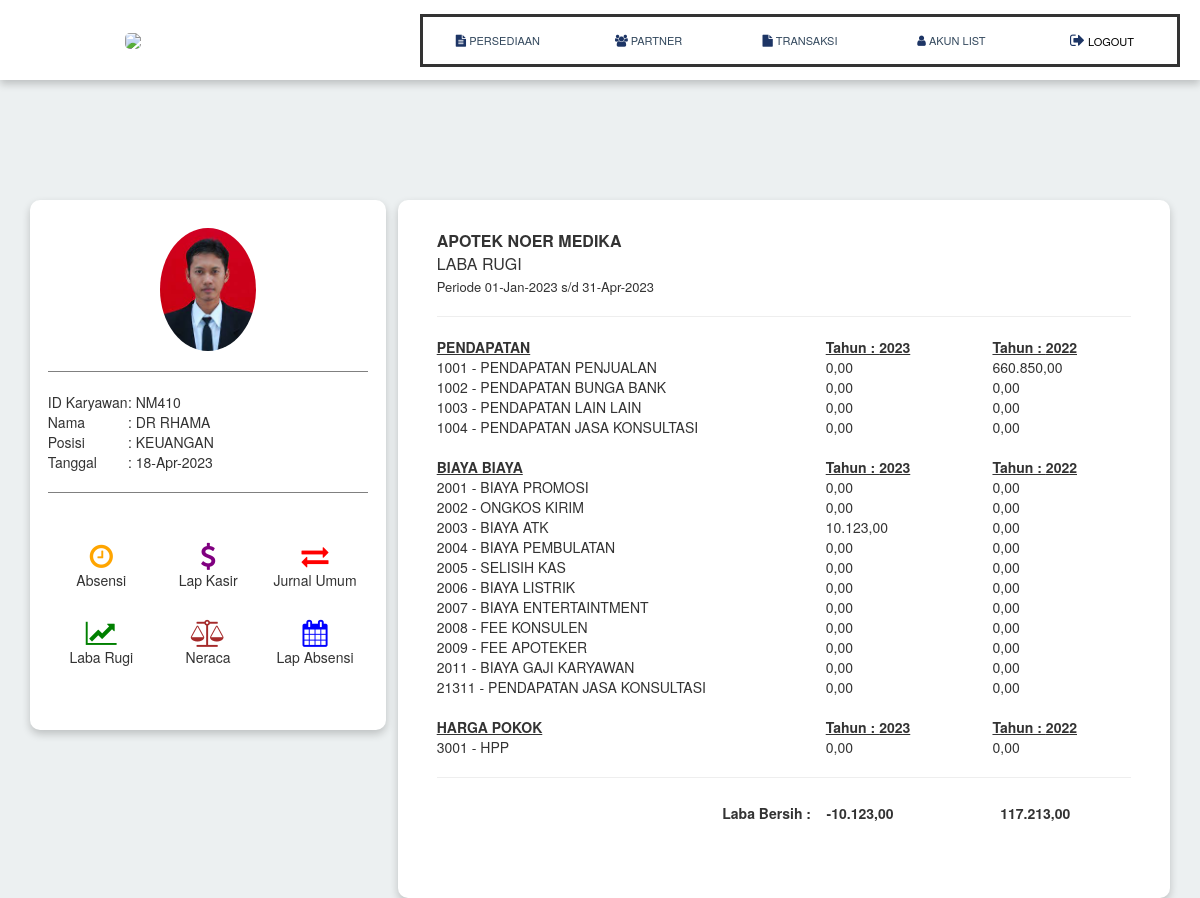
/account/labarugi.php (signed in), run on the app's committed database.
### tables this page shows
CREATE TABLE `db_user` (
  `no` int(10) NOT NULL,
  `id_user` varchar(100) NOT NULL,
  `nama` varchar(100) NOT NULL,
  `alamat` varchar(100) NOT NULL,
  `hp` varchar(15) NOT NULL,
  `email` varchar(100) NOT NULL,
  `jabatan` varchar(25) NOT NULL,
  `username` varchar(10) NOT NULL,
  `password` varchar(6) NOT NULL,
  `jenis_kelamin` varchar(25) NOT NULL,
  `foto` varchar(100) NOT NULL,
  `fee` varchar(5) NOT NULL,
  `activation_status` int(1) NOT NULL DEFAULT 1
);

CREATE TABLE `list_akun` (
  `no` int(100) NOT NULL,
  `id` varchar(6) DEFAULT NULL,
  `name` varchar(100) DEFAULT NULL,
  `kategori` varchar(30) DEFAULT NULL,
  `jenis_akun` varchar(100) NOT NULL
);

### account/akses.php (called while the page is built, shortened)
<?php
include dirname(__DIR__)."/configuration/koneksi.php";
$result  = mysqli_query($koneksi, "SELECT * FROM db_user where username like '$_SESSION[guest]'");
$akses     = mysqli_fetch_assoc($result);
?>

### account/labarugi.php (the view, shortened to what this page needs)
<?php
require_once "akses.php";
include "mainhead.php";
$thnnow  = date("Y");
$thnnow2 = date("Y");
$thnlalu = $thnnow - 1;
$blnnow = date("M");
$tglnow = date("d-M-Y");
?>
<div style="height:100px;"></div>
<table width="95%" align="center">
<?php include "dash-left-keuangan.php"; ?>
<td style="width:1%;"></td>
<td valign="top" style="width:65%;background:white;box-shadow:0 4px 8px 0 rgba(0, 0, 0, 0.2);border-radius:10px;">
<table width="90%" style="margin-top:30px;">
<td><font size="3"><b>APOTEK NOER MEDIKA</b></font></td></tr>
<td><font size="3">LABA RUGI</font></td></tr>
<td><font size="2">Periode 01-Jan-<?php echo "$thnnow"; ?> s/d 31-<?php echo "$blnnow"; ?>-<?php echo "$thnnow2"; ?></font></td></tr>
<td height="20"><hr></td></tr>
</table>
<table width="90%" style="margin-top:0px;padding:10px;">
    <td width="80%" valign="top" style="border:0px solid #d1d1d1;border-radius:5px;">
    <table width="100%">
    <td width="70%"><u><b>PENDAPATAN</b></u></td> <td><u><b>Tahun : <?php echo "$thnnow"; ?></b></u></td></tr>
    <?php
    $qry=mysqli_query($koneksi, "SELECT * From list_akun where jenis_akun like 'AKTIVA' and kategori like 'PENDAPATAN' order by id asc");
    while ($record1=mysqli_fetch_array($qry)) {
    $sqlpengunjung="select sum(kredit) kunjung from mutasi where kategori like 'PENDAPATAN' and nama_akun like '$record1[name]' and year(tanggal) like '$thnnow'";
    $resultpengunjung = mysqli_query($koneksi, $sqlpengunjung);
    $pengunjung=mysqli_fetch_object($resultpengunjung);
    $totalpengunjunga1=$pengunjung->kunjung;
    $a1 = $totalpengunjunga1;
    $a1rp = number_format($a1,2,",",".");
    ?>
    <td><?php echo "$record1[id]"; ?> - <?php echo "$record1[name]"; ?></td>
    <td>
        <table width="100%">
            <td width="50%"><?php echo "$a1rp"; ?></td>
        </table>
    </td>
    <?php
    }
    ?>
<td height="20" colspan="2">&nbsp;</td></tr>
<td width="70%"><u><b>BIAYA BIAYA</b></u></td> <td><u><b>Tahun : <?php echo "$thnnow"; ?></b></u></td></tr>
    <?php
    $qry=mysqli_query($koneksi, "SELECT * From list_akun where jenis_akun like 'AKTIVA' and kategori like 'BIAYA BIAYA' and name not like 'HARGA POKOK PENJUALAN' order by id asc");
    while ($record2=mysqli_fetch_array($qry)) {
    $sqlpengunjung="select sum(debet) kunjung from mutasi where kategori like 'BIAYA BIAYA' and nama_akun like '$record2[name]' and year(tanggal) like '$thnnow' ";
    $resultpengunjung = mysqli_query($koneksi, $sqlpengunjung);
    $pengunjung=mysqli_fetch_object($resultpengunjung);
    $totalpengunjunga2=$pengunjung->kunjung;
    $a2 = $totalpengunjunga2;
    $a2rp = number_format($a2,2,",",".");
    ?>
    <td><?php echo "$record2[id]"; ?> - <?php echo "$record2[name]"; ?></td>
    <td>
        <table width="100%">
            <td width="50%"><?php echo "$a2rp"; ?></td>
        </table>
    </td>
    <?php
    }
    ?>
<td height="20" colspan="2">&nbsp;</td></tr>
<td width="70%"><u><b>HARGA POKOK</b></u></td> <td><u><b>Tahun : <?php echo "$thnnow"; ?></b></u></td></tr>
    <?php
    $qry=mysqli_query($koneksi, "SELECT * From list_akun where jenis_akun like 'AKTIVA' and kategori like 'HPP' order by id asc");
    while ($record13=mysqli_fetch_array($qry)) {
    $sqlpengunjung="select sum(debet) kunjung from mutasi where kategori like 'HPP' and nama_akun like '$record13[name]' and year(tanggal) like '$thnnow' ";
    $resultpengunjung = mysqli_query($koneksi, $sqlpengunjung);
    $pengunjung=mysqli_fetch_object($resultpengunjung);
    $totalpengunjunga13=$pengunjung->kunjung;
    $a13 = $totalpengunjunga13;
    $a13rp = number_format($a13,2,",",".");
    ?>
    <td><?php echo "$record13[id]"; ?> - <?php echo "$record13[name]"; ?></td>
    <td>
        <table width="100%">
            <td width="50%"><?php echo "$a13rp"; ?></td>
        </table>
    </td>
    <?php
    }
    ?>
</table>
</td>
<td width="20%" valign="top" style="border:0px solid #d1d1d1;border-radius:5px;">
    <table width="100%">
    <td width="40%"><u><b>Tahun : <?php echo "$thnlalu"; ?></b></u></td></tr>
    <?php
    $qry=mysqli_query($koneksi, "SELECT * From list_akun where jenis_akun like 'AKTIVA' and kategori like 'PENDAPATAN' order by id asc");
    while ($record1=mysqli_fetch_array($qry)) {
    $sqlpengunjung="select sum(kredit) kunjung from mutasi where kategori like 'PENDAPATAN' and nama_akun like '$record1[name]' and year(tanggal) like '$thnlalu'";
    $resultpengunjung = mysqli_query($koneksi, $sqlpengunjung);
    $pengunjung=mysqli_fetch_object($resultpengunjung);
    $totalpengunjunga1=$pengunjung->kunjung;
    $a1 = $totalpengunjunga1;
    $a1rp = number_format($a1,2,",",".");
    ?>
    <td>
        <table width="100%">
            <td width="50%"><?php echo "$a1rp"; ?></td>
        </table>
    </td>
    <?php
    }
    ?>
<td height="20" colspan="2">&nbsp;</td></tr>
<td width="60%"><u><b>Tahun : <?php echo "$thnlalu"; ?></b></u></td></tr>
    <?php
    $qry=mysqli_query($koneksi, "SELECT * From list_akun where jenis_akun like 'AKTIVA' and kategori like 'BIAYA BIAYA' order by id asc");
    while ($record2=mysqli_fetch_array($qry)) {
    $sqlpengunjung="select sum(debet) kunjung from mutasi where kategori like 'BIAYA BIAYA' and nama_akun like '$record2[name]' and year(tanggal) like '$thnlalu'";
    $resultpengunjung = mysqli_query($koneksi, $sqlpengunjung);
    $pengunjung=mysqli_fetch_object($resultpengunjung);
    $totalpengunjunga2=$pengunjung->kunjung;
    $a2 = $totalpengunjunga2;
    $a2rp = number_format($a2,2,",",".");
    ?>
    <td>
        <table width="100%">
            <td width="50%"><?php echo "$a2rp"; ?></td>
        </table>
    </td>
    <?php
    }
    ?>
<td height="20" colspan="2">&nbsp;</td></tr>
<td width="60%"><u><b>Tahun : <?php echo "$thnlalu"; ?></b></u></td></tr>
    <?php
    $qry=mysqli_query($koneksi, "SELECT * From list_akun where jenis_akun like 'AKTIVA' and kategori like 'HPP' order by id asc");
    while ($record13=mysqli_fetch_array($qry)) {
    ?>
    <td>
        <table width="100%">
            <td width="50%"><?php echo "$a2rp"; ?></td>
        </table>
    </td>
    <?php
    }
    ?>
</table>
</td></tr>
<td height="20" colspan="2"><hr></td></tr>
</table>
<?php
    $sqlpengunjung="select sum(kredit) kunjung from mutasi where kategori like 'PENDAPATAN'  and year(tanggal) like '$thnnow'";
    $resultpengunjung = mysqli_query($koneksi, $sqlpengunjung);
    $pengunjung=mysqli_fetch_object($resultpengunjung);
    $totalpengunjunga3=$pengunjung->kunjung;
    $a3 = $totalpengunjunga3;
    $sqlpengunjung="select sum(debet) kunjung from mutasi where kategori like 'BIAYA BIAYA' and year(tanggal) like '$thnnow'";
    $resultpengunjung = mysqli_query($koneksi, $sqlpengunjung);
    $pengunjung=mysqli_fetch_object($resultpengunjung);
    $totalpengunjungb3=$pengunjung->kunjung;
    $b3 = $totalpengunjungb3;
    $sqlpengunjung="select sum(debet) kunjung from mutasi where kategori like 'HPP' and year(tanggal) like '$thnnow'";
    $resultpengunjung = mysqli_query($koneksi, $sqlpengunjung);
    $pengunjung=mysqli_fetch_object($resultpengunjung);
    $totalpengunjungb6=$pengunjung->kunjung;
    $b6 = $totalpengunjungb6;
    $lababersihskrg = $a3 - $b3 - $b6;
    $lababersihskrgrp = number_format($lababersihskrg,2,",",".");
    $sqlpengunjung="select sum(kredit) kunjung from mutasi where kategori like 'PENDAPATAN'  and year(tanggal) like '$thnlalu' ";
    $resultpengunjung = mysqli_query($koneksi, $sqlpengunjung);
    $pengunjung=mysqli_fetch_object($resultpengunjung);
    $totalpengunjunga4=$pengunjung->kunjung;
    $a4 = $totalpengunjunga4;
    $sqlpengunjung="select sum(debet) kunjung from mutasi where kategori like 'BIAYA BIAYA' and year(tanggal) like '$thnlalu'";
    $resultpengunjung = mysqli_query($koneksi, $sqlpengunjung);
    $pengunjung=mysqli_fetch_object($resultpengunjung);
    $totalpengunjungb4=$pengunjung->kunjung;
    $b4 = $totalpengunjungb4;
    $sqlpengunjung="select sum(debet) kunjung from mutasi where kategori like 'HPP' and year(tanggal) like '$thnlalu'";
    $resultpengunjung = mysqli_query($koneksi, $sqlpengunjung);
    $pengunjung=mysqli_fetch_object($resultpengunjung);
    $totalpengunjungb5=$pengunjung->kunjung;
    $b5 = $totalpengunjungb5;
    $lababersihlalu = $a4 - $b4 - $b5;
    $lababersihlalurp = number_format($lababersihlalu,2,",",".");
?>
<table width="90%" align="center" style="margin-top:0px;">
<td width="55%" height="30" align="right" style="margin-top:0px;border:0px solid grey;border-radius:5px;"><b>Laba Bersih : &nbsp;</b></td>
<td width="25%" height="30" style="margin-top:0px;border:0px solid grey;border-radius:5px;"> &nbsp; <b><?php echo "$lababersihskrgrp"; ?></b></td>
<td width="20%"  height="30" style="margin-top:0px;border:0px solid grey;border-radius:5px;"> &nbsp; <b><?php echo "$lababersihlalurp"; ?></b></td></tr>
</table>
<table width="100%" style="margin-top:0px;">
<td height="70">&nbsp;</td></tr>
</table>

### account/dash-left-keuangan.php (shortened to what this page needs)
<td valign="top" style="width:30%;">
    <table align="center" style="height:530px;width:100%;background:white;box-shadow:0 4px 8px 0 rgba(0, 0, 0, 0.2);border-radius:10px;">
      <td><table style="width:90%;">
        <td colspan="2" align="center"><img src="staff-image/<?php echo "$akses[foto]"; ?>" style="width:30%;height:auto;margin-top:-35px;border-radius:100%;"></td></tr>
        <td colspan="2" align="center"><hr style="border:0px;height:1px;background:grey;"></td></tr>
        <td style="width:25%;">ID Karyawan</td>
        <td style="width:75%;">: <?php echo "$akses[id_user]"; ?></td></tr>
        <td style="width:25%;">Nama</td>
        <td style="width:75%;">: <?php echo "$akses[nama]"; ?></td></tr>
        <td style="width:25%;">Posisi</td>
        <td style="width:75%;">: <?php echo "$akses[jabatan]"; ?></td></tr>
        <td style="width:25%;">Tanggal</td>
        <td style="width:75%;">: <?php echo "$tglnow"; ?></td></tr>
        <td colspan="2" align="center"><hr style="border:0px;height:1px;background:grey;"></td></tr>
        <td colspan="2" align="center"><?php include "jam.php"; ?></td></tr>
        <td colspan="2" align="center" height="30">&nbsp;</td></tr>
        <td colspan="2">
            <table style="width:100%;padding:10px;margin-top:0px;">
                <td align="center" style="width:33%;" onclick="return absensi_karyawan('snapshot')"><a tooltip='Absensi Karyawan' flow='right'><i class="fa fa-clock-o" style="color:orange;font-size:27px;"></i></a><br>Absensi</td>
                <td align="center" style="width:33%;" onclick="return lap_kasir('lap-kasir')"><a tooltip='Laporan Kasir' flow='left'><i class="fa fa-dollar" style="color:purple;font-size:27px;"></i></a><br>Lap Kasir</td>
                <td align="center" style="width:33%;"><a href="keuangan" tooltip='Jurnal Umum' flow='left'><i class="fa fa-exchange" style="color:red;font-size:27px;"></i></a><br>Jurnal Umum</td></tr>
                <td colspan="3" height="30">&nbsp;</td></tr>
                <td align="center" style="width:33%;"><a href="labarugi" tooltip='Laba Rugi' flow='left'><i class="fa fa-line-chart" style="color:green;font-size:27px;"></i></a><br>Laba Rugi</td>
                <td align="center" style="width:33%;"><a href="neraca" tooltip='Neraca Usaha' flow='left'><i class="fa fa-balance-scale" style="color:brown;font-size:27px;"></i></a><br>Neraca</td>
                <td align="center" style="width:33%;" onclick="return lap_absensi('lap-absensi')"><a tooltip='Laporan Absensi Karyawan' flow='right'><i class="fa fa-calendar" style="color:blue;font-size:27px;"></i></a><br>Lap Absensi</td>
            </table>
        </td></tr>

### data on the page
db_user: foto (picture), id_user "NM410", nama "DR RHAMA", jabatan "KEUANGAN"
list_akun: id "1001", name "PENDAPATAN PENJUALAN", a1rp "0,00", a1rp "660.850,00"
list_akun: id "1002", name "PENDAPATAN BUNGA BANK", a1rp "0,00"
list_akun: id "1003", name "PENDAPATAN LAIN LAIN", a1rp "0,00"
list_akun: id "1004", name "PENDAPATAN JASA KONSULTASI", a1rp "0,00"
list_akun: id "2001", name "BIAYA PROMOSI", a2rp "0,00"
list_akun: id "2002", name "ONGKOS KIRIM", a2rp "0,00"
list_akun: id "2003", name "BIAYA ATK", a2rp "10.123,00", a2rp "0,00"
list_akun: id "2004", name "BIAYA PEMBULATAN", a2rp "0,00"
list_akun: id "2005", name "SELISIH KAS", a2rp "0,00"
list_akun: id "2006", name "BIAYA LISTRIK", a2rp "0,00"
list_akun: id "2007", name "BIAYA ENTERTAINTMENT", a2rp "0,00"
list_akun: id "2008", name "FEE KONSULEN", a2rp "0,00"
list_akun: id "2009", name "FEE APOTEKER", a2rp "0,00"
list_akun: id "2011", name "BIAYA GAJI KARYAWAN", a2rp "0,00"
list_akun: id "21311", name "PENDAPATAN JASA KONSULTASI", a2rp "0,00"
list_akun: id "3001", name "HPP", a13rp "0,00"

### other printed values
$lababersihskrgrp "-10.123,00"
$lababersihlalurp "117.213,00"
